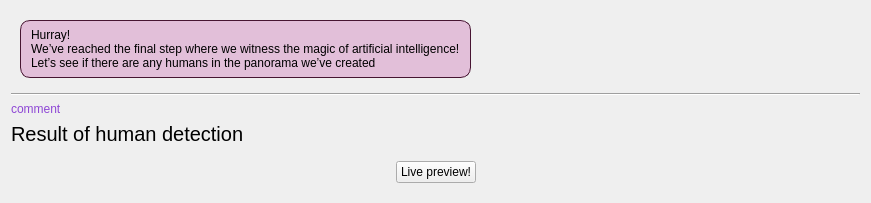
         <widget class="QWidget" name="human">
          <layout class="QVBoxLayout" name="verticalLayout_12">
           <item>
            <widget class="QWidget" name="part1_3" native="true">
             <property name="maximumSize">
              <size>
               <width>16777215</width>
               <height>150</height>
              </size>
             </property>
             <layout class="QHBoxLayout" name="horizontalLayout_12">
              <item>
               <widget class="QLabel" name="titlepage3">
                <property name="styleSheet">
                 <string notr="true">QLabel{
background-color: #E2BFD9;
border: 1px solid #471532;
border-radius:10px;
padding: 7px;
}</string>
                </property>
                <property name="text">
                 <string>Hurray!
We’ve reached the final step where we witness the magic of artificial intelligence! 
Let’s see if there are any humans in the panorama we’ve created</string>
                </property>
               </widget>
              </item>
              <item>
               <spacer name="horizontalSpacer_12">
                <property name="orientation">
                 <enum>Qt::Horizontal</enum>
                </property>
                <property name="sizeHint" stdset="0">
                 <size>
                  <width>40</width>
                  <height>20</height>
                 </size>
                </property>
               </spacer>
              </item>
              <item>
               <widget class="QLabel" name="hifive">
                <property name="maximumSize">
                 <size>
                  <width>222</width>
                  <height>170</height>
                 </size>
                </property>
                <property name="text">
                 <string/>
                </property>
                <property name="pixmap">
                 <pixmap resource="resources.qrc">:/images/hifive-01-01.png</pixmap>
                </property>
                <property name="scaledContents">
                 <bool>true</bool>
                </property>
               </widget>
              </item>
              <item>
               <spacer name="horizontalSpacer_3">
                <property name="orientation">
                 <enum>Qt::Horizontal</enum>
                </property>
                <property name="sizeHint" stdset="0">
                 <size>
                  <width>40</width>
                  <height>20</height>
                 </size>
                </property>
               </spacer>
              </item>
             </layout>
            </widget>
           </item>
           <item>
            <widget class="Line" name="line_5">
             <property name="orientation">
              <enum>Qt::Horizontal</enum>
             </property>
            </widget>
           </item>
           <item>
            <layout class="QVBoxLayout" name="verticalLayout_15">
             <item>
              <widget class="QLabel" name="human_comment">
               <property name="maximumSize">
                <size>
                 <width>16777215</width>
                 <height>50</height>
                </size>
               </property>
               <property name="styleSheet">
                <string notr="true">color:rgb(142, 71, 213);
text-align: center;</string>
               </property>
               <property name="text">
                <string>comment</string>
               </property>
              </widget>
             </item>
             <item>
              <widget class="QLabel" name="human_detec_result">
               <property name="styleSheet">
                <string notr="true">text-align: center;
 font-size: 20px; </string>
               </property>
               <property name="text">
                <string>Result of human detection</string>
               </property>
              </widget>
             </item>
             <item>
              <widget class="QWidget" name="widget" native="true">
               <property name="maximumSize">
                <size>
                 <width>16777215</width>
                 <height>90</height>
                </size>
               </property>
               <layout class="QHBoxLayout" name="horizontalLayout_14">
                <item>
                 <spacer name="horizontalSpacer_16">
                  <property name="orientation">
                   <enum>Qt::Horizontal</enum>
                  </property>
                  <property name="sizeHint" stdset="0">
                   <size>
                    <width>376</width>
                    <height>20</height>
                   </size>
                  </property>
                 </spacer>
                </item>
                <item>
                 <widget class="QPushButton" name="live_human_dtect">
                  <property name="maximumSize">
                   <size>
                    <width>16777215</width>
                    <height>50</height>
                   </size>
                  </property>
                  <property name="cursor">
                   <cursorShape>PointingHandCursor</cursorShape>
                  </property>
                  <property name="text">
                   <string>Live preview!</string>
                  </property>
                 </widget>
                </item>
                <item>
                 <spacer name="horizontalSpacer_17">
                  <property name="orientation">
                   <enum>Qt::Horizontal</enum>
                  </property>
                  <property name="sizeHint" stdset="0">
                   <size>
                    <width>375</width>
                    <height>20</height>
                   </size>
                  </property>
                 </spacer>
                </item>
               </layout>
              </widget>
             </item>
            </layout>
           </item>
          </layout>
         </widget>
